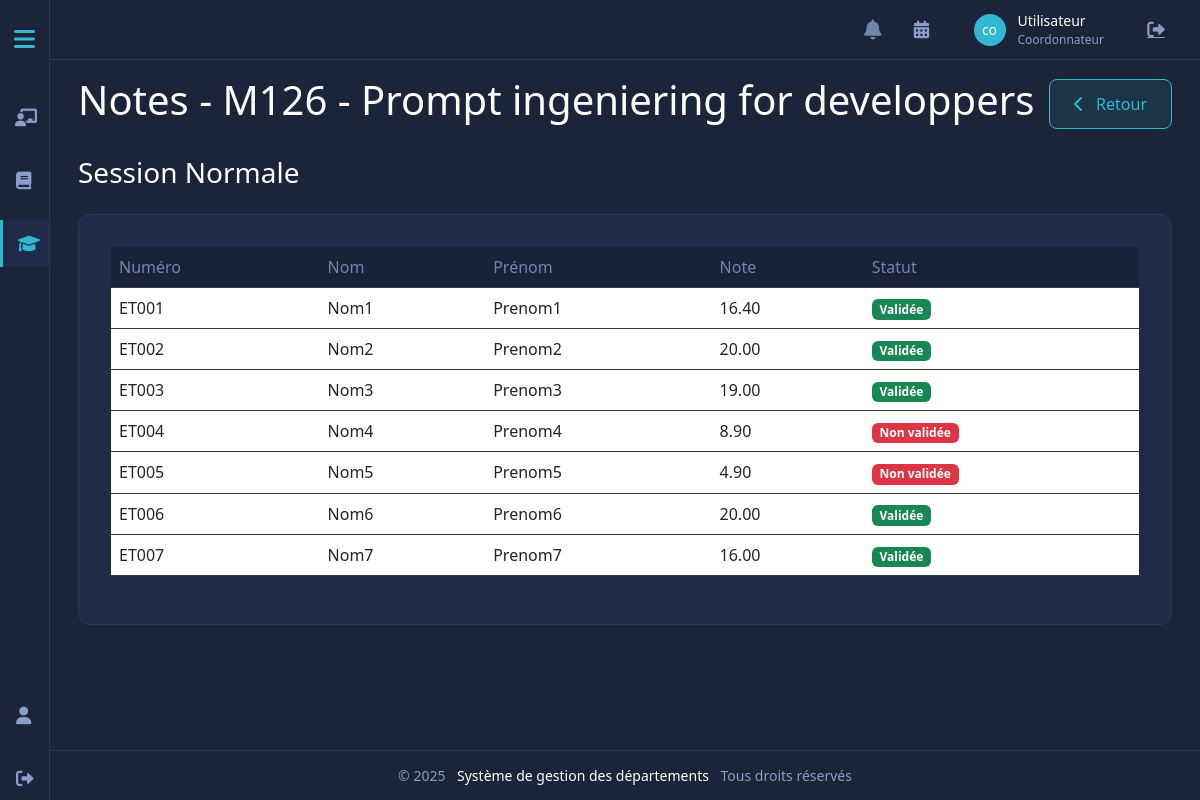
The page /projet_web_SF/enseignat_interfce/gestion-notes/voir_notes.php?fichier=58 (signed in) on the database its author committed.
### tables this page shows
CREATE TABLE `fichiers_notes` (
  `id` int(11) NOT NULL,
  `id_unite_enseignement` int(11) NOT NULL,
  `id_enseignant` int(11) NOT NULL,
  `type_session` enum('normale','rattrapage') NOT NULL,
  `nom_fichier` varchar(255) NOT NULL,
  `chemin_fichier` varchar(255) NOT NULL,
  `date_upload` datetime DEFAULT current_timestamp(),
  `statut` enum('traite','non_traite') DEFAULT 'non_traite'
);

CREATE TABLE `unites_enseignement` (
  `id` int(11) NOT NULL,
  `code` varchar(20) NOT NULL,
  `intitule` varchar(100) NOT NULL,
  `description` text DEFAULT NULL,
  `specialite` varchar(50) NOT NULL,
  `id_filiere` int(11) DEFAULT NULL,
  `id_departement` int(11) NOT NULL,
  `semestre` int(11) NOT NULL,
  `volume_horaire_cm` float DEFAULT 0,
  `volume_horaire_td` float DEFAULT 0,
  `volume_horaire_tp` float DEFAULT 0,
  `credits` int(11) NOT NULL,
  `annee_universitaire` varchar(10) NOT NULL,
  `id_responsable` int(11) DEFAULT NULL,
  `statut` enum('disponible','affecte','vacant') DEFAULT 'disponible',
  `date_creation` datetime DEFAULT current_timestamp(),
  `date_modification` datetime DEFAULT current_timestamp() ON UPDATE current_timestamp()
);

CREATE TABLE `notes` (
  `id` int(11) NOT NULL,
  `id_unite_enseignement` int(11) NOT NULL,
  `id_etudiant` int(11) NOT NULL,
  `type_session` enum('normale','rattrapage') NOT NULL,
  `note` float NOT NULL,
  `date_soumission` datetime DEFAULT current_timestamp(),
  `id_enseignant` int(11) NOT NULL,
  `statut` enum('soumise','validee','rejetee') DEFAULT 'soumise',
  `commentaire` text DEFAULT NULL,
  `fichier_path` varchar(255) DEFAULT NULL
);

CREATE TABLE `etudiants` (
  `id` int(11) NOT NULL,
  `numero_etudiant` varchar(50) NOT NULL,
  `nom` varchar(100) NOT NULL,
  `prenom` varchar(100) NOT NULL,
  `email` varchar(255) NOT NULL,
  `id_filiere` int(11) DEFAULT NULL,
  `annee_universitaire` varchar(10) NOT NULL,
  `date_creation` timestamp NOT NULL DEFAULT current_timestamp()
);

### projet_web_SF/enseignat_interfce/gestion-notes/voir_notes.php (the view, shortened to what this page needs)
<?php
require_once 'includes/config.php';
$id_fichier = $_GET['fichier'];
$stmt = $conn->prepare("
    SELECT fn.*, ue.code as code_ue, ue.intitule as nom_ue
    FROM fichiers_notes fn
    JOIN unites_enseignement ue ON fn.id_unite_enseignement = ue.id
    WHERE fn.id = ?
");
$stmt->execute([$id_fichier]);
$fichier = $stmt->fetch(PDO::FETCH_ASSOC);
$stmt = $conn->prepare("
    SELECT n.*, e.numero_etudiant, e.nom, e.prenom
    FROM notes n
    JOIN etudiants e ON n.id_etudiant = e.id
    WHERE n.fichier_path = ?
    ORDER BY e.numero_etudiant
");
$stmt->execute([$fichier['chemin_fichier']]);
$notes = $stmt->fetchAll(PDO::FETCH_ASSOC);
function getStatut($note) {
    if ($note >= 10) {
        return ['validée', 'success'];
    } else {
        return ['non validée', 'danger'];
    }
}
require_once '../header_enseignant.php';
?>
<div class="content">
    <div class="container-fluid">
        <div class="d-flex justify-content-between align-items-center mb-4">
            <h1>Notes - <?php echo htmlspecialchars($fichier['code_ue'] . ' - ' . $fichier['nom_ue']); ?></h1>
            <a href="index.php" class="btn btn-action"><i class="fas fa-chevron-left"></i> Retour</a>
        </div>
        <h3>Session <?php echo htmlspecialchars(ucfirst($fichier['type_session'])); ?></h3>
        <div class="card mt-4">
            <div class="card-body">
                <div class="table-responsive">
                    <table class="table ">
                        <thead>
                            <tr>
                                <th>Numéro</th>
                                <th>Nom</th>
                                <th>Prénom</th>
                                <th>Note</th>
                                <th>Statut</th>
                            </tr>
                        </thead>
                        <tbody>
                            <?php foreach ($notes as $note):
                                $statut = getStatut($note['note']);
                            ?>
                            <tr>
                                <td><?php echo htmlspecialchars($note['numero_etudiant']); ?></td>
                                <td><?php echo htmlspecialchars($note['nom']); ?></td>
                                <td><?php echo htmlspecialchars($note['prenom']); ?></td>
                                <td><?php echo number_format($note['note'], 2); ?></td>
                                <td>
                                    <span class="badge bg-<?php echo $statut[1]; ?>">
                                        <?php echo ucfirst($statut[0]); ?>
                                    </span>
                                </td>
                            </tr>
                            <?php endforeach; ?>
                        </tbody>
                    </table>
                </div>
            </div>
        </div>
    </div>
</div>
<?php
require_once '../footer.php';
?>

### projet_web_SF/enseignat_interfce/header_enseignant.php (style rules this page uses)
:root { --primary-bg: #1B2438; --secondary-bg: #1F2B47; --accent-color: #31B7D1; --text-color: #FFFFFF; --text-muted: #7086AB; --border-color: #2A3854; --header-bg: var(--secondary-bg); --top-nav-height: 60px; --footer-height: 50px; --sidebar-width-collapsed: 50px; --sidebar-width-expanded: 250px; --spacing-xs: 0.25rem; --spacing-sm: 0.5rem; --spacing-md: 1rem; --spacing-lg: 1.5rem; --spacing-xl: 2rem; --content-padding: var(--spacing-md); --section-margin: var(--spacing-md); --card-padding: var(--spacing-md); --form-spacing: var(--spacing-md); }
* { margin: 0; padding: 0; box-sizing: border-box; }
body { background-color: var(--primary-bg); color: var(--text-color); font-family: system-ui, -apple-system, "Segoe UI", Roboto, sans-serif; min-height: 100vh; display: flex; flex-direction: column; }
.container-fluid { width: 100%; }
.content { padding: var(--content-padding); min-height: calc(100vh - var(--top-nav-height) - var(--footer-height)); }
.btn-action { background-color: rgba(49, 183, 209, 0.1); color: var(--accent-color); border: 1px solid var(--accent-color); padding: 0.75rem 1.5rem; border-radius: 0.5rem; font-weight: 500; transition: all 0.2s ease; text-decoration: none; display: inline-flex; align-items: center; gap: 0.75rem; cursor: pointer; }
.btn-action i { font-size: 1rem; }
.card { background-color: var(--secondary-bg); border-radius: 0.75rem; border: 1px solid var(--border-color); margin-bottom: var(--section-margin); padding: var(--card-padding); }
.card-body { padding: var(--spacing-md); }
.table { color: var(--text-color); border-color: var(--border-color); }
.table th { background-color: rgba(0, 0, 0, 0.2); color: var(--text-muted); font-weight: 500; border-color: var(--border-color); }
.table td { border-color: var(--border-color); }

### rows shown on the page
fichiers_notes: id_unite_enseignement.intitule "M126 - Prompt ingeniering for developpers", type_session "Normale"
notes: id_etudiant.numero_etudiant "ET001", id_etudiant.nom "Nom1", id_etudiant.prenom "Prenom1", note "16.40", note "Validée"
notes: id_etudiant.numero_etudiant "ET002", id_etudiant.nom "Nom2", id_etudiant.prenom "Prenom2", note "20.00", note "Validée"
notes: id_etudiant.numero_etudiant "ET003", id_etudiant.nom "Nom3", id_etudiant.prenom "Prenom3", note "19.00", note "Validée"
notes: id_etudiant.numero_etudiant "ET004", id_etudiant.nom "Nom4", id_etudiant.prenom "Prenom4", note "8.90", note "Non validée"
notes: id_etudiant.numero_etudiant "ET005", id_etudiant.nom "Nom5", id_etudiant.prenom "Prenom5", note "4.90", note "Non validée"
notes: id_etudiant.numero_etudiant "ET006", id_etudiant.nom "Nom6", id_etudiant.prenom "Prenom6", note "20.00", note "Validée"
notes: id_etudiant.numero_etudiant "ET007", id_etudiant.nom "Nom7", id_etudiant.prenom "Prenom7", note "16.00", note "Validée"

### other values the page prints
substr($_SESSION['role'], 0, 2) "co"
$_SESSION['role'] "Coordonnateur"
